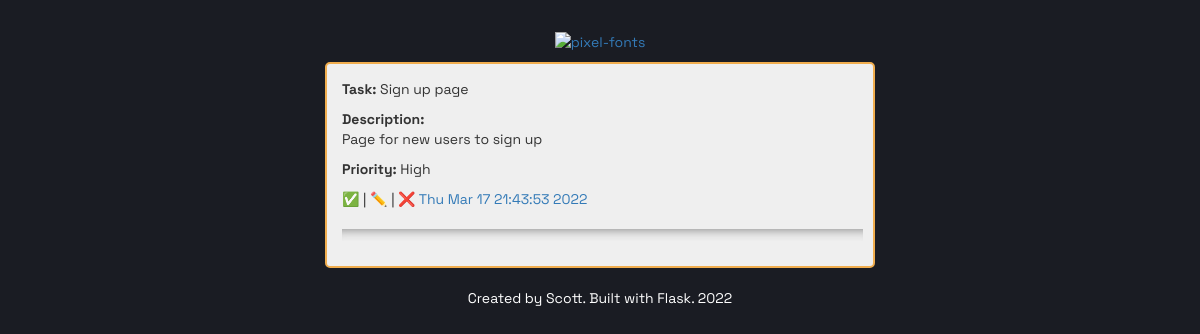
/task/25, run on the app's committed database.
### main.py (models this page shows)
class TodoApp(db.Model):
    id = db.Column(db.Integer, primary_key=True)
    title = db.Column(db.String(100))
    description = db.Column(db.String(500))
    priority = db.Column(db.String(25))
    date = db.Column(db.String(100))
    resolved = db.Column(db.Integer)

### main.py (the view)
@app.route("/task/<int:task>")
def show_task(task):
    requested_task = TodoApp.query.get(task)
    return render_template("show.html", task=requested_task)

### templates/show.html
{% extends "layout.html" %}
{% block content %}
<div class="top">
    <a href="{{ url_for('home')}}"><img src="https://fontmeme.com/permalink/220317/2dc3c3e95c7d38ec2e43737cc6438fbc.png" alt="pixel-fonts" border="0"></a>
</div>
<div class="container">
     <div class="row">
        <div class="square">
            <p><strong>Task:</strong> {{ task.title }}</p>
            <p><strong>Description:</strong> <br> {{ task.description }}</p>
            <p><strong>Priority:</strong> {{ task.priority }}</p>
            <a href="{{ url_for('resolve_task', task=task.id) }}">✅</a> | <a href="{{ url_for('edit_task', task=task.id) }}">✏️</a> | <a href="{{url_for('delete_task', task=task.id)}}">❌</a> <a href="#">{{ task.date }}</a>
            <hr>
        </div>
    </div>
</div>
<div class="top">
    <footer>Created by Scott. Built with Flask. 2022</footer>
</div>
{% endblock %}

### static/styles.css (style rules this page uses)
body { margin: 30px; font-family: 'Space Grotesk', sans-serif; background: #1a1c23; }
.container { max-width: 550px; margin: 10px auto 20px auto; padding: 15px 25px 5px 25px; border-radius: 5px; border: 2px solid #f0ad4e; background: #efefef; }
.top { margin-top: 20px; width: 40%; margin: auto; text-align: center; color: white; }
footer { text-align: center; }
a:link { text-decoration: none; }
.row { background: #efefef; padding-left: 5px; }
hr { height: 12px; border: 0; box-shadow: inset 0 12px 12px -12px rgba(0, 0, 0, 0.5); }

### data on the page
TodoApp: title "Sign up page", description "Page for new users to sign up", priority "High", date "Thu Mar 17 21:43:53 2022"
